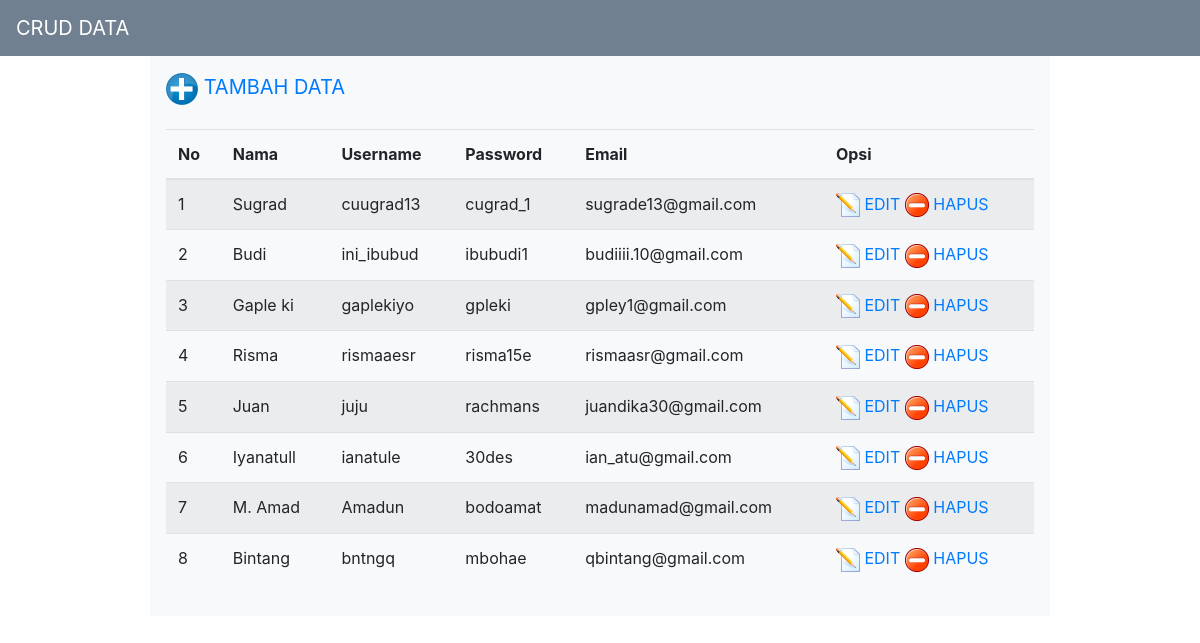
/webprog2_tugascrud/index.php, run on the app's committed database.
### tables this page shows
CREATE TABLE `tb_data` (
  `Id` int(3) NOT NULL,
  `Nama` varchar(30) NOT NULL,
  `Username` char(10) NOT NULL,
  `Password` char(8) NOT NULL,
  `Email` char(20) NOT NULL
);

### webprog2_tugascrud/index.php (the view, shortened to what this page needs)
<!DOCTYPE html>
<html>
<head>
	<link rel="stylesheet" type="text/css" href="css/bootstrap.min.css">
</head>
<body>
	<nav class="navbar navbar-dark" style="background-color: #708090;">
	  <a class="navbar-brand" href="index.php">CRUD DATA</a>
	</nav>
	<div class="w-75 p-3 mx-auto bg-light">
		<table class="table table-striped">
		    <a href="tambah.php" style="font-size: 20px"><img src="add.png" width="32" height="32" /> TAMBAH DATA</a>
		    <br/>
		    <br/>
		  	<thead>
		    <tr>
		      <th scope="col">No</th>
		      <th scope="col">Nama</th>
		      <th scope="col">Username</th>
		      <th scope="col">Password</th>
		      <th scope="col">Email</th>
		      <th scope="col">Opsi</th>
		    </tr>
			</thead>
			<tbody>
		  	<?php
				include 'koneksi.php';
				$no = 1;
				$data = mysqli_query($koneksi, "SELECT * FROM tb_data");
				while ($dt = mysqli_fetch_array($data)) {
				?>
		    <tr>
		    	<td><?php echo $no++; ?></td>
					<td><?php echo $dt ['Nama']; ?></td>
					<td><?php echo $dt ['Username']; ?></td>
					<td><?php echo $dt ['Password']; ?></td>
					<td><?php echo $dt ['Email']; ?></td>
					<td>
						<a href="edit.php?id=<?php echo $dt['Id']; ?>"><img src="edit2.png"/> EDIT</a>
						<a href="aksi_hapus.php?id=<?php echo $dt['Id']; ?>"><img src="remove.png"/> HAPUS</a>
					</td>
			</tr>
			<?php
			}
			 ?>
	 		</tbody>
		</table>
	</div>
</body>
</html>

### data on the page
tb_data: Nama "Sugrad", Username "cuugrad13", Password "cugrad_1", Email "sugrade13@gmail.com"
tb_data: Nama "Budi", Username "ini_ibubud", Password "ibubudi1", Email "budiiii.10@gmail.com"
tb_data: Nama "Gaple ki", Username "gaplekiyo", Password "gpleki", Email "gpley1@gmail.com"
tb_data: Nama "Risma", Username "rismaaesr", Password "risma15e", Email "rismaasr@gmail.com"
tb_data: Nama "Juan", Username "juju", Password "rachmans", Email "juandika30@gmail.com"
tb_data: Nama "Iyanatull", Username "ianatule", Password "30des", Email "ian_atu@gmail.com"
tb_data: Nama "M. Amad", Username "Amadun", Password "bodoamat", Email "madunamad@gmail.com"
tb_data: Nama "Bintang", Username "bntngq", Password "mbohae", Email "qbintang@gmail.com"
